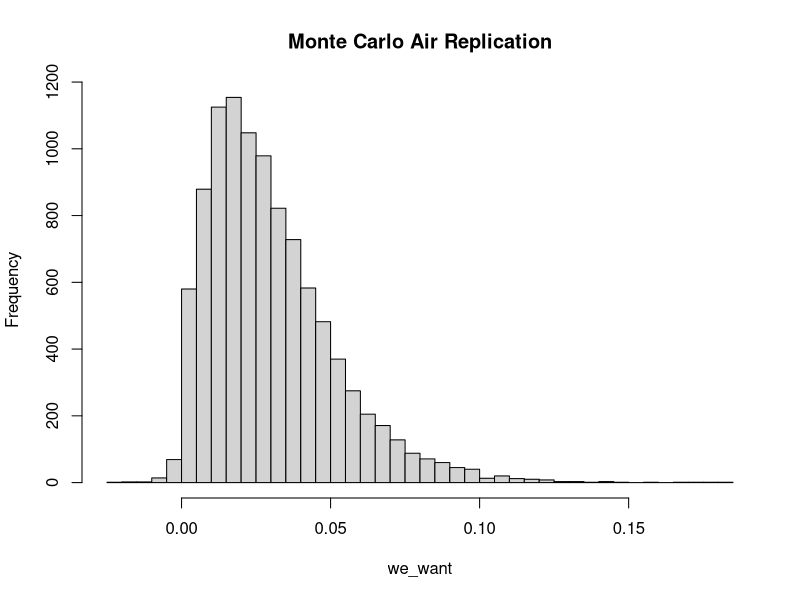
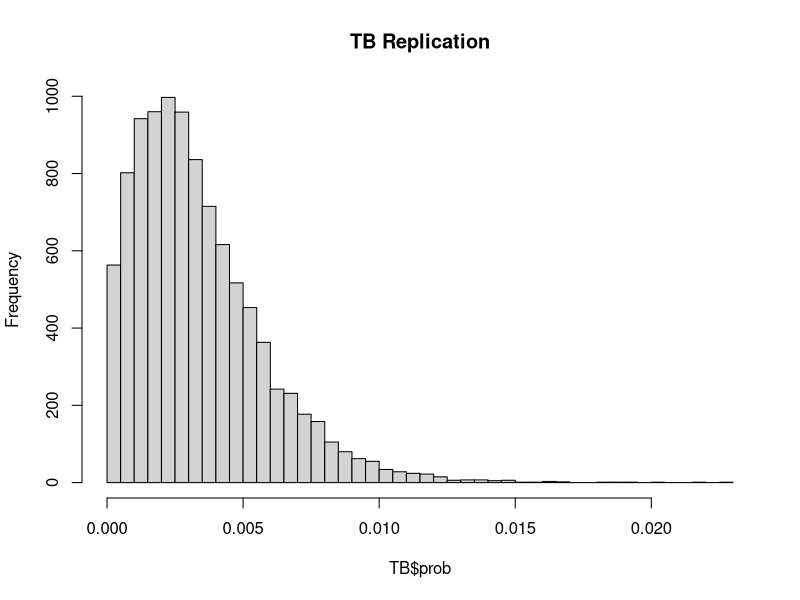
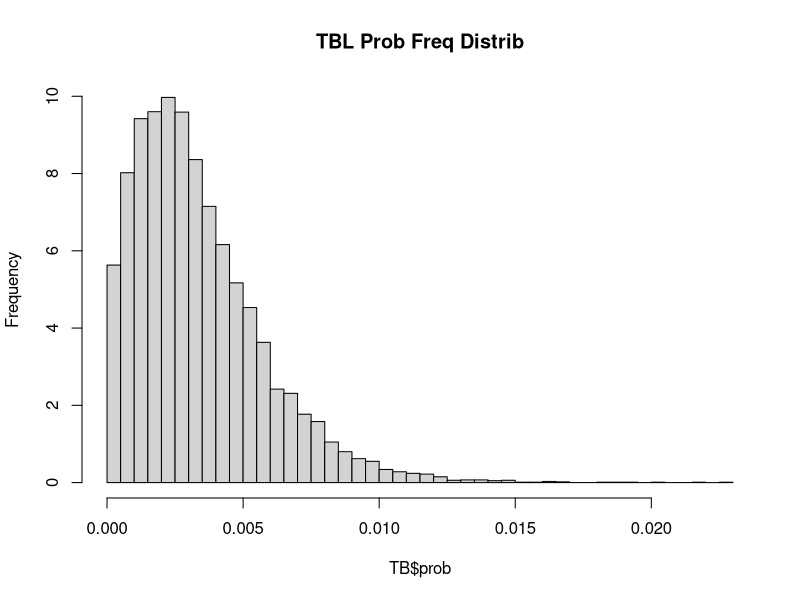
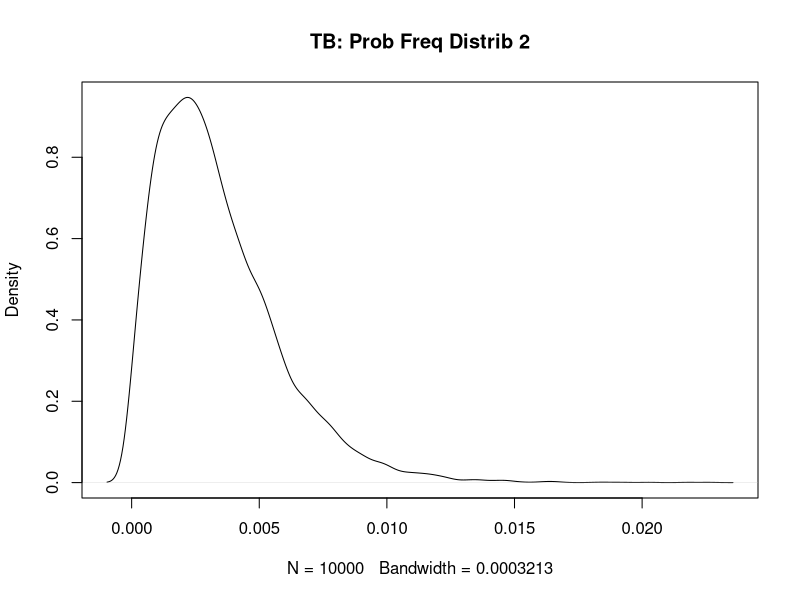
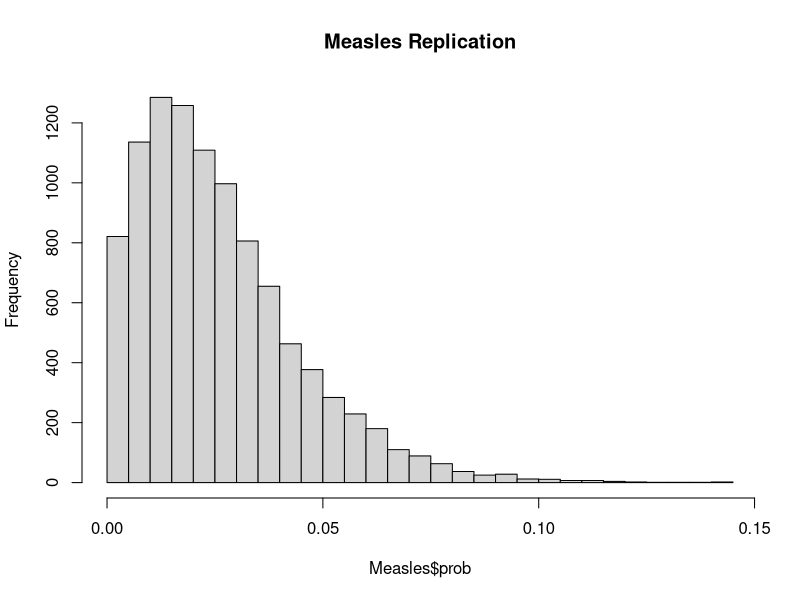
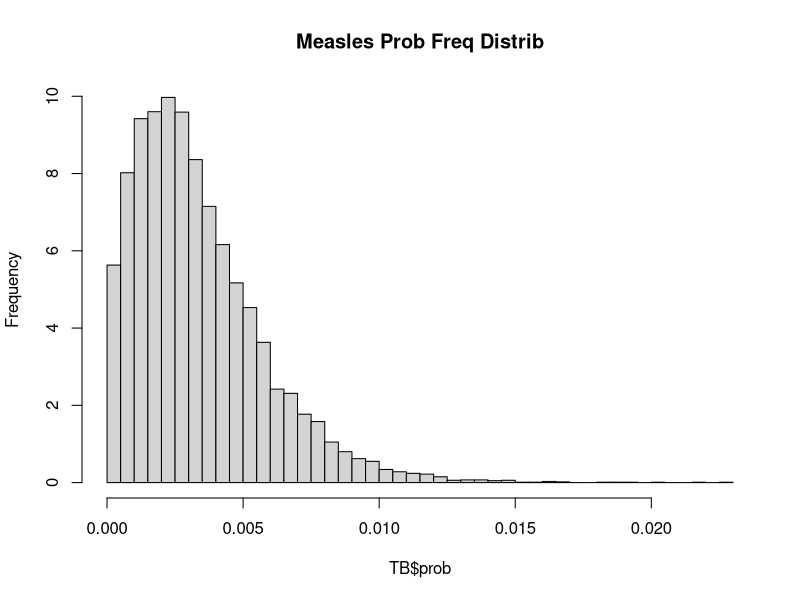
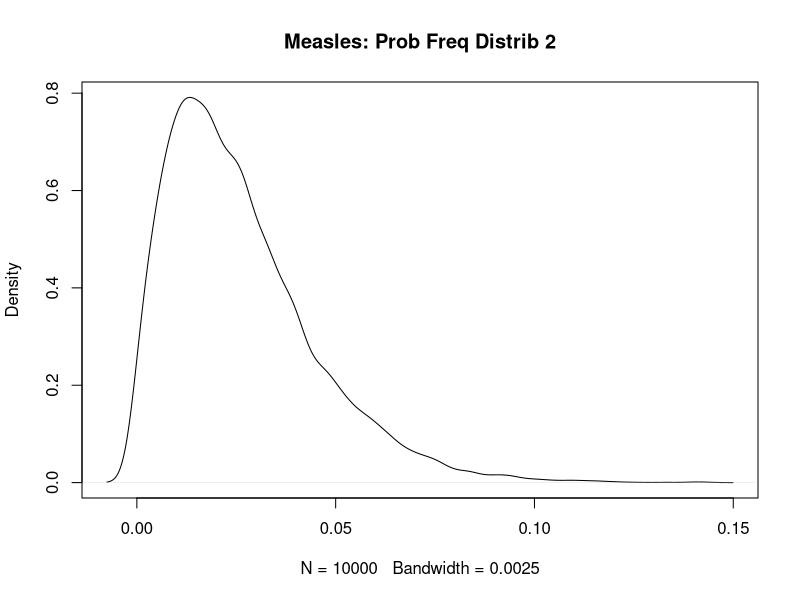

These figures' R source, in order:
## ---- chunk 1
set.seed(400)
## ---- chunk 2
library(dplyr)
library(stats)
library(tidyr)
library(tidyverse)
library(broom)
library(ggplot2)
## ---- chunk 3
m <- 10000

monte_AIR <- function(m) {
  storing <- numeric(m)
  for (i in 1:m){
    p <- rnorm(1, mean = 0.48, sd = 0.20)
    I <- 1
    phi <- rnorm(1, mean = 100, sd = 20)
    V <- 132
    N <- rnorm(1, mean = 3, sd = 0.5)
    t <- rnorm(1, mean = 0.5, sd = 0.167)
  
    form <- ((p*I*phi)/V) * ((N*t + exp(-N*t) - 1) / (N^2))
  
    storing[i] <- 1 - exp(-form)
  }
  return(storing)
}

we_want <- monte_AIR(m)

mean(we_want)

hist(we_want , breaks = 35, main = "Monte Carlo Air Replication")
## ---- chunk 4
# Wells-Riley formula: 

## vent_mean = 4 <- ventilation rate
## breath_mean = 0.48 <- pumonary ventilation rate
## time_mean = 0.5 <- 30min /1 hr

air_monte <- function(m = 10000, quanta_mean, quanta_sd, 
                      room_vol=132, infect=1, vent_mean=4, vent_sd=1, 
                      breath_mean=0.48, breath_sd=0.2, 
                      time_mean=0.5, time_sd=0.167, s_mean = 19, s_sd=10){
  prob_vec <- numeric(m)
  infect_vect <- numeric(m)
  s_after <- numeric(m)
  
  for (i in 1:m) {
    p <- max(rnorm(1, breath_mean, breath_sd), 0)
    phi <- max(rnorm(1, quanta_mean, quanta_sd), 0)
    t <- max(rnorm(1, time_mean, time_sd), 0)
    Q <- max(rnorm(1, vent_mean, venth_sd), 0.01)
    S0 <- max(round(rnorm(1, s_mean, s_sd)), 1)
    
      # exposure term
    X <- (infect * phi * p * t) / Q
    
      # infection prob. 
    P <- 1 - exp(-X)
    
      # expected infections
    exp_inf <- S0 * P
    
    prob_vec[i] <- P
    infect_vect[i] <- exp_inf
    s_after[i] <- S0 - exp_inf
  }
 
  return(list(
    prob=prob_vec, infections=infect_vect, non_infected = s_after,
    summary = list(
      mean_prob = mean(prob_vec),
      mean_infections = mean(inf_vect),
      prob_quantiles = quantile(prob_vec, c(0.25,0.5,0.75,0.9,0.95)),
      inf_quantiles = quantile(infect_vect, c(0.25,0.5,0.75,0.9,0.95))
    )
  ))
}




## ---- chunk 5
better_monte <- function(m = 10000, dis_quanta, quanta_sd, room_size = 132, 
                         infected_individuals = 1, room_venti_rate = 4){ 
  probability_inf <- numeric(m)
  num_new_infect <- numeric(m)
  sus_persons <- numeric(m)

  for(i in 1:m) {
    
    p_2 <- max(rnorm(1, mean = 0.48, sd = 0.20), 0)
    phi_2 <- max(rnorm(1, mean = dis_quanta, sd = quanta_sd),0)
    t_2 <- max(rnorm(1, mean = 0.5, sd = 0.167), 0)
    S0 <- max(round(rnorm(1, mean = 19, sd = 10)),1)
    
    q_2 <- infected_individuals * phi_2
 
    n_t <- (q_2/room_venti_rate) * (1 - exp(-room_venti_rate*t_2))
    
    nucci <- ((p_2*q_2)/room_size) * 
      ((room_venti_rate * t_2 + exp(-room_venti_rate * 
                                      t_2) -1) / (room_venti_rate^2))
    
    S_t <- S0 * exp(-nucci)
    
    inf <- S0 - S_t
    
    sus_prob <- inf / S0
    
    probability_inf[i] <- sus_prob
    num_new_infect[i] <- inf
    sus_persons[i] <- S_t
  }
  
  return(list(prob = probability_inf,
              infections = num_new_infect,
              survivors = sus_persons,
              summary = list(mean_prob = mean(probability_inf),
                             mean_infections = mean(num_new_infect),
                             prob_quantiles = quantile(probability_inf, 
                                                       c(0.25, 0.5, 0.75, 
                                                         0.9, 0.95)),
                             inf_quantiles = quantile(num_new_infect, 
                                                      c(0.25, 0.5, 0.75, 
                                                        0.9, 0.95)))))

}

TB <- better_monte(10000, dis_quanta = 12.7, quanta_sd = 3.0,
                   room_size = 132, infected_individuals = 1, 
                   room_venti_rate = 4)

mean(TB$prob)
h <- hist(TB$prob, breaks = 35, main = "TB Replication")

h$counts <- h$counts / sum(h$counts) * 100

plot(h, main = "TBL Prob Freq Distrib")


dens <- density(TB$prob)

dens$y <- dens$y / sum(dens$y) *100

plot(dens, main = "TB: Prob Freq Distrib 2")
## ---- chunk 6
Measles <- better_monte(10000, dis_quanta = 100, quanta_sd = 25.0,
                   room_size = 132, infected_individuals = 1, 
                   room_venti_rate = 4)

mean(Measles$prob)
hMeas <- hist(Measles$prob, breaks = 35, main = "Measles Replication")

hMeas$counts <- hMeas$counts / sum(hMeas$counts) * 100

plot(h, main = "Measles Prob Freq Distrib")


densM <- density(Measles$prob)

densM$y <- densM$y / sum(densM$y) *100

plot(densM, main = "Measles: Prob Freq Distrib 2")

## ---- chunk 7
sars_mean <- 2.7  #mean quanta per hour
sars_sd <- 1.2

sars <- better_monte(m, dis_quanta = sars_mean, quanta_sd = sars_sd,
                   room_size = 132, infected_individuals = 1, room_venti_rate = 4)
summary(sars)
mean(sars$prob)
